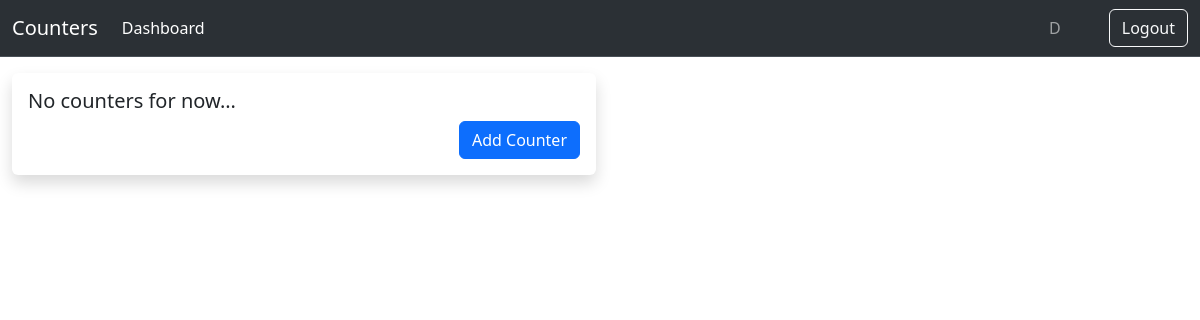
/counters/dashboard/ (signed in), run on an earlier commit of the app's database.
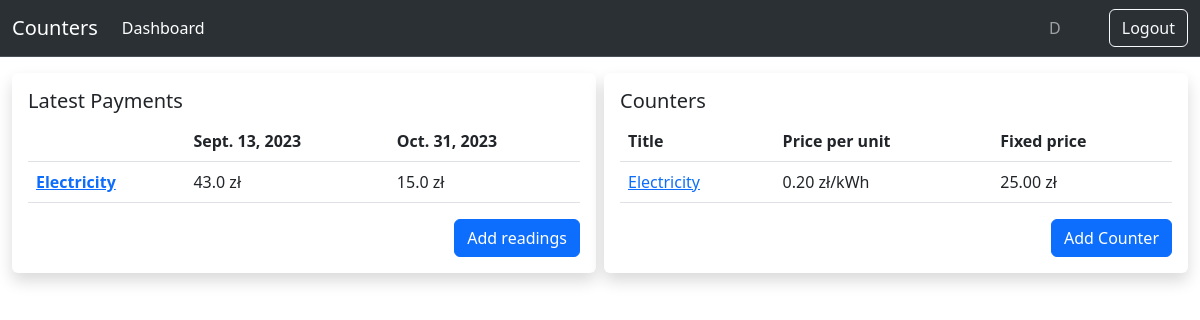
And on a later commit of the database.
### counters/models.py (models this page shows, shortened)
class Counter(models.Model):
    user = models.ForeignKey(
        get_user_model(), on_delete=models.CASCADE, related_name="counters"
    )
    title = models.CharField(max_length=60)
    unit = models.CharField(max_length=60, blank=True, null=True)
    price_per_unit = models.DecimalField(max_digits=5, decimal_places=2, default=0)
    fixed_price = models.DecimalField(max_digits=5, decimal_places=2, default=0)

class Reading(models.Model):
    class Meta:
        ordering = ("-date",)
    counter = models.ForeignKey(
        "Counter", related_name="readings", on_delete=models.CASCADE
    )
    date = models.DateField()
    value = models.DecimalField(max_digits=10, decimal_places=2)
    def get_previous_reading(self):
        return self.counter.readings.filter(pk__lt=self.pk).order_by("-pk").first()
    def usage_in_units(self):
        previous_reading = self.get_previous_reading()
        if previous_reading:
            return float(self.value) - float(previous_reading.value)
        else:
            return 0
    def payment(self):
        if self.get_previous_reading():
            if self.usage_in_units():
                total = self.usage_in_units() * float(self.counter.price_per_unit)
                return total + float(self.counter.fixed_price) if self.counter.fixed_price else total
            return self.counter.fixed_price

### counters/views.py (the view)
# urls.py: path("dashboard/", SummaryView.as_view(), name="dashboard"),
class SummaryView(ListView):
    model = Counter
    template_name = "counters/summary.html"
    def get_queryset(self):
        queryset = super().get_queryset()
        queryset = queryset.filter(user=self.request.user)
        return queryset
    def get_context_data(self, **kwargs):
        context = super().get_context_data(**kwargs)
        latest_reading_date = latest_reading_date_for_user_counters(self.request.user)
        if latest_reading_date:
            context['latest_reading_date'] = latest_reading_date.strftime('%Y-%m-%d')
        context["counter_form"] = AddCounterForm()
        return context

### counters/views.py (called while the page is built)
def latest_reading_date_for_user_counters(user):
    return Reading.objects.filter(counter__user=user)\
        .aggregate(latest_date=Max('date'))['latest_date']

### counters/templates/counters/summary.html
{% extends "counters/dashboard.html" %}
{% block data %}
{% with counters=object_list%}
<div class="row m-2 g-2">
    {% if counters %}
    <div class="col-sm-12 col-lg-6">
        <div class="card border-0 shadow rounded">
            <div class="card-body">
                <h5 class="card-title">Latest Payments</h5>
                <table class="table">
                    <thead>
                    <tr>
                        <th scope="col"></th>
                        <th scope="col">{{ user.counters.first.readings.first.get_previous_reading.date }}</th>
                        <th scope="col">{{ user.counters.first.readings.first.date }}</th>
                    </tr>
                    </thead>
                    <tbody>
                    {% for counter in counters %}
                    <tr>
                        <th scope="row"><a href="{% url 'counters:counter-detail' counter.id %}">{{ counter.title }}</a>
                        </th>
                        <td>
                            {% if counter.readings.first.get_previous_reading.payment %}
                            {{ counter.readings.first.get_previous_reading.payment }} zł
                            {% else %}
                            -
                            {% endif %}
                        </td>
                        <td>{{ counter.readings.first.payment }} zł</td>
                    </tr>
                    {% endfor %}
                    </tbody>
                </table>
                <div class="d-grid gap-2 d-md-flex justify-content-md-end">
                    {% include 'counters/partials/readings_add_modal.html' %}
                </div>
            </div>
        </div>
    </div>
    {% endif %}
    <div class="col-sm-12 col-lg-6">
        <div class="card border-0 shadow rounded">
            <div class="card-body">
                {% include 'counters/partials/counters_table.html' %}
                <div class="d-grid gap-2 d-md-flex justify-content-md-end">
                        <button type="button" onclick="location.href='{% url 'counters:counter-add' %}';" class="btn btn-primary">Add Counter</button>
                </div>
            </div>
        </div>
    </div>
</div>
{% endwith %}
{% endblock %}

### counters/templates/counters/base.html (shortened to what this page needs)
<!DOCTYPE html>
<html>
    <head>
        <link href="https://cdn.jsdelivr.net/npm/bootstrap@5.3.0/dist/css/bootstrap.min.css" rel="stylesheet">
    </head>
    <body>
    <nav class="navbar bg-dark border-bottom border-bottom-dark navbar-expand-lg bg-body-tertiary" data-bs-theme="dark">
  <div class="container-fluid">
    <a class="navbar-brand" href="{% url 'counters:index' %}">Counters</a>
      {% if user.is_authenticated %}
    <div class="collapse navbar-collapse" id="navbarSupportedContent">
      <ul class="navbar-nav me-auto mb-2 mb-lg-0">
        <li class="nav-item">
          <a class="nav-link active" aria-current="page" href="{% url 'counters:dashboard' %}">Dashboard</a>
        </li>
      </ul>
        <span class="navbar-text mx-5">
        {{ user }}
        </span>
        <a class="nav-link" href="{% url 'counters:logout' %}">
            <button type="button" class="btn btn-outline-light">Logout</button>
        </a>
        {% else %}
        <a class="nav-link" href="{% url 'counters:login' %}">
            <button type="button" class="btn btn-outline-light">Login</button>
        </a>
        {% endif %}
    </div>
  </div>
</nav>
        {% block content %}{% endblock %}
    </body>
</html>

### counters/templates/counters/partials/counters_table.html
{% if counters %}
<h5 class="card-title">Counters</h5>
<table class='table table-hover'>
    <thead>
    <tr>
        <th>Title</th>
        <th>Price per unit</th>
        <th>Fixed price</th>
    </tr>
    </thead>
    <tbody>
    {% for counter in counters %}
    <tr>
        <td>
            <a href="{% url 'counters:counter-detail' counter.id %}">{{ counter.title }}</a>
        </td>
        <td>
            {% if counter.price_per_unit %}
            {{ counter.price_per_unit }} zł/{{ counter.unit }}{% endif %}
        </td>
        <td>
            {% if counter.fixed_price %}{{ counter.fixed_price }} zł{% endif %}
        </td>
    </tr>
    {% endfor %}
    </tbody>
</table>
{% else %}
<h5 class="card-title">No counters for now...</h5>
{% endif %}

What changed in the data, as far as the page shows it:
added Counter: title "Electricity", readings.first.get_previous_reading.payment "43.0", readings.first.payment "15.0", price_per_unit "0.20", unit "kWh", fixed_price "25.00"
Also different on the page:
{{ user.counters.first.readings.first.get_previous_reading.date }}: (not shown) → "Sept. 13, 2023"
{{ user.counters.first.readings.first.date }}: (not shown) → "Oct. 31, 2023"
text no longer shown: "No counters for now..."
text now shown: "Latest Payments Add readings Counters Title Price per unit Fixed price"
